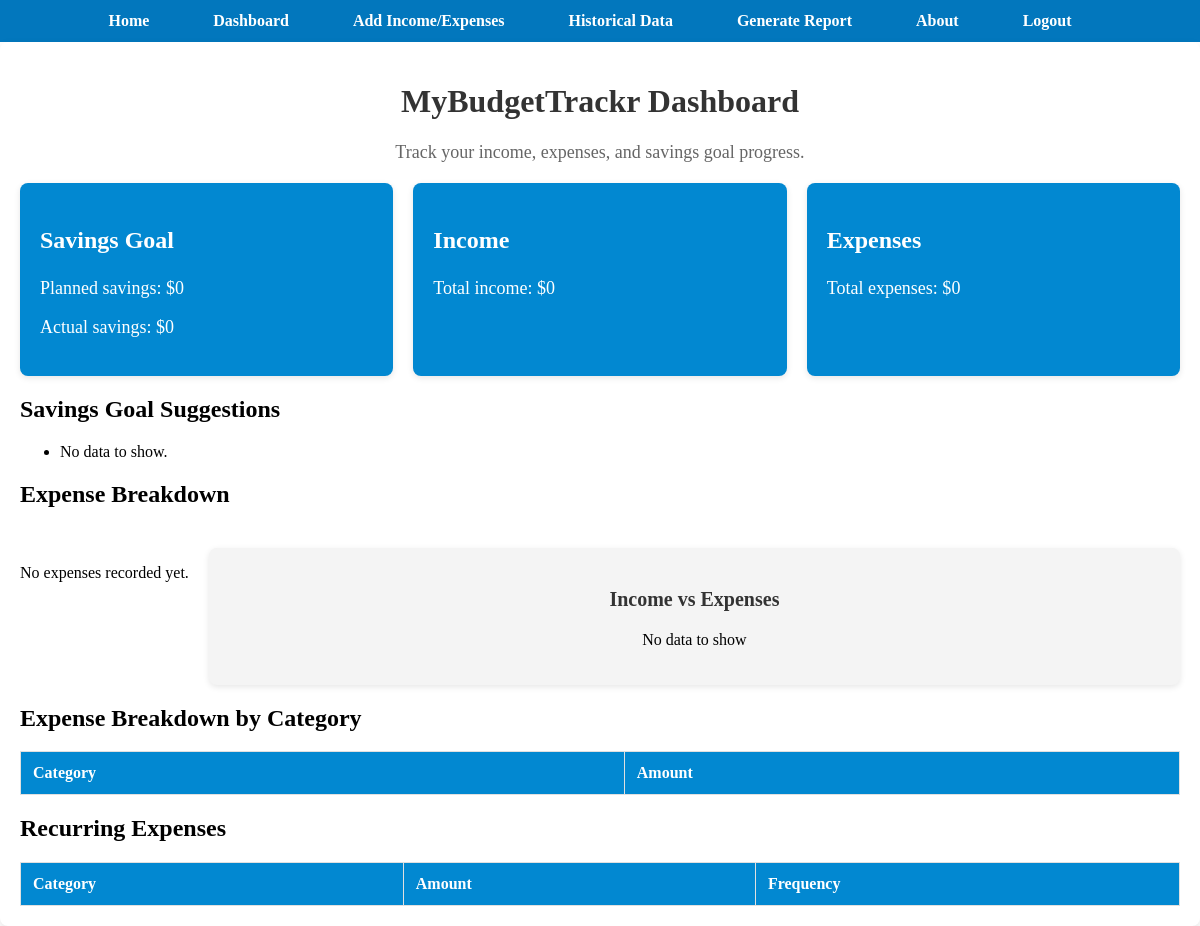
The page /dashboard (signed in) on the database as committed earlier.
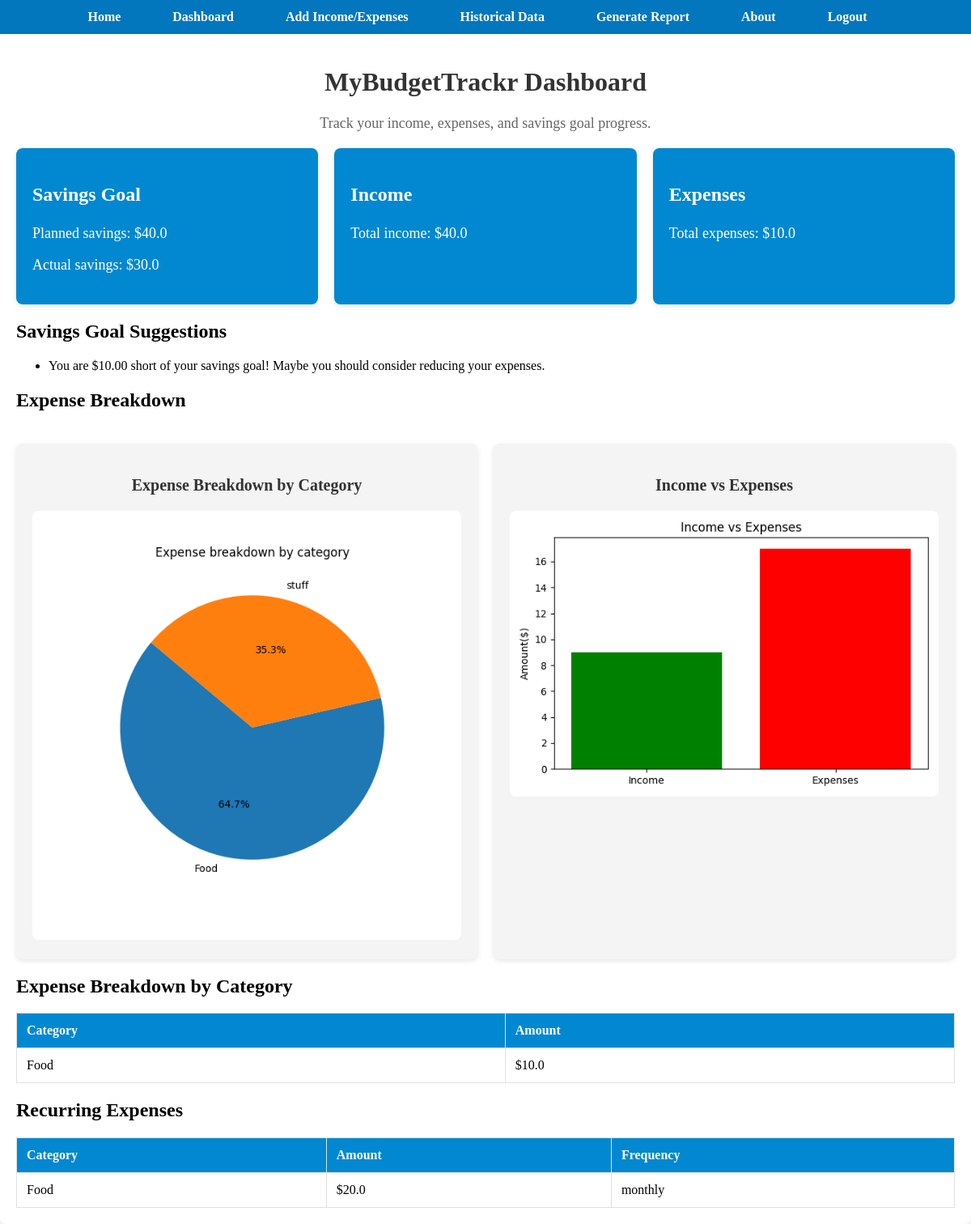
The same page on the database as committed later.
### tables this page shows
CREATE TABLE savings_goal (user_id INTEGER PRIMARY KEY, amount REAL NOT NULL, FOREIGN KEY (user_id) REFERENCES users(user_id));

CREATE TABLE expenses (expense_id INTEGER PRIMARY KEY AUTOINCREMENT, user_id INTEGER, category TEXT NOT NULL, amount REAL NOT NULL, date TEXT NOT NULL, FOREIGN KEY (user_id) REFERENCES users(user_id));

CREATE TABLE recurring_expenses (recurring_expense_id INTEGER PRIMARY KEY AUTOINCREMENT, user_id INTEGER, category TEXT NOT NULL, amount REAL NOT NULL, frequency TEXT NOT NULL, FOREIGN KEY (user_id) REFERENCES users(user_id));

### app.py (the view)
@app.route("/dashboard")
def dashboard():
    if "user_id" not in session:
        return redirect("/login")
    user_id = session["user_id"]
    conn = sqlite3.connect("database.db")
    cursor = conn.cursor()
    cursor.execute("SELECT SUM(amount) FROM income WHERE user_id=?",(user_id,))
    total_income= cursor.fetchone()[0] or 0
    cursor.execute("SELECT SUM(amount) FROM expenses WHERE user_id=?",(user_id,))
    total_expenses = cursor.fetchone()[0] or 0
    cursor.execute("SELECT amount from savings_goal WHERE user_id=?",(user_id,))
    savings_goal = cursor.fetchone()
    savings_goal=savings_goal[0] if savings_goal else 0
    total_savings = total_income - total_expenses
    cursor.execute("SELECT category, SUM(amount) FROM expenses WHERE user_id=? GROUP BY category ",(user_id,))
    expense_summary= {row[0]: row[1] for row in cursor.fetchall()}
    if expense_summary:
        values = list(expense_summary.values())
        labels = list(expense_summary.keys())
        plt.figure(figsize=(6, 6))
        plt.pie(values, labels = labels, autopct="%1.1f%%", startangle = 140)
        plt.title("Expense breakdown by category")
        os.makedirs("static", exist_ok=True)
        chart_path=os.path.join("static", "expense_pie_chart.png")
        if os.path.exists(chart_path):
            os.remove(chart_path)
        plt.savefig(chart_path)
        plt.close()
    else:
        chart_path= None
    if total_income == 0 and total_expenses == 0:
        bar_chart_path = None
    else:
        plt.figure(figsize=(6,4))
        categories = ["Income","Expenses"]
        amounts = [total_income, total_expenses]
        plt.bar(categories, amounts, color=["green","red"])
        plt.title("Income vs Expenses")
        plt.ylabel("Amount($)")
        plt.tight_layout()
        bar_chart_path = os.path.join("static", "income_vs_expenses.png")
        if os.path.exists(bar_chart_path):
            os.remove(bar_chart_path)
        plt.savefig(bar_chart_path)
        plt.close()
    cursor.execute("SELECT category, amount, frequency FROM recurring_expenses  WHERE user_id = ?", (user_id,))
    recurring_expenses = [{"category": row[0], "amount": row[1], "frequency": row[2]} for row in cursor.fetchall()]
    suggestions= []
    if total_income == 0 and total_expenses == 0:
        suggestions.append("No data to show.")
    elif total_savings < savings_goal:
        deficit = savings_goal - total_savings
        suggestions.append(f"You are ${deficit:.2f} short of your savings goal! Maybe you should consider reducing your expenses.")
    else:
        suggestions.append(f"You are doing a great job meeting your savings goal of ${savings_goal}!")
    conn.close()
    return render_template ("dashboard.html", recurring_expenses= recurring_expenses, savings_goal=savings_goal, suggestions = suggestions, total_income=total_income,total_expenses=total_expenses, total_savings=total_savings, expense_summary=expense_summary, chart_path=chart_path, bar_chart_path=bar_chart_path)

### templates/dashboard.html (shortened to what this page needs)
{% extends "base.html" %}
{% block content %}
<div class="dashboard-container">
    <div class="dashboard-header">
        <h1>MyBudgetTrackr Dashboard</h1>
        <p>Track your income, expenses, and savings goal progress.</p>
    </div>
    <div class="stats">
        <div class="stat-card">
            <h3>Savings Goal</h3>
            <p>Planned savings: ${{ savings_goal }}</p>
            <p>Actual savings: ${{ total_savings }}</p>
        </div>
        <div class="stat-card">
            <h3>Income</h3>
            <p>Total income: ${{ total_income }}</p>
        </div>
        <div class="stat-card">
            <h3>Expenses</h3>
            <p>Total expenses: ${{ total_expenses }}</p>
        </div>
    </div>
    <h2>Savings Goal Suggestions</h2>
    <ul>
        {% for suggestion in suggestions %}
        <li>{{ suggestion }}</li>
        {% endfor %}
    </ul>
    <h2>Expense Breakdown</h2>
    <div class="chart-container">
        {% if chart_path %}
        <div class="chart">
            <h3>Expense Breakdown by Category</h3>
            <img src="{{ url_for('static', filename='expense_pie_chart.png') }}" alt="Expense Breakdown">
        </div>
        {% else %}
        <p>No expenses recorded yet.</p>
        {% endif %}
        <div class="chart">
            <h3>Income vs Expenses</h3>
            {% if bar_chart_path %}
            <img src="{{ url_for('static', filename='income_vs_expenses.png') }}" alt="Income vs Expenses">
            {% else %}
            <p>No data to show</p>
            {% endif %}
        </div>
    </div>
    <h2>Expense Breakdown by Category</h2>
    <table border="1">
        <thead>
            <tr>
                <th>Category</th>
                <th>Amount</th>
            </tr>
        </thead>
        <tbody>
            {% for category, amount in expense_summary.items() %}
            <tr>
                <td>{{ category }}</td>
                <td>${{ amount }}</td>
            </tr>
            {% endfor %}
        </tbody>
    </table>
    <h2>Recurring Expenses</h2>
    <table>
        <thead>
            <tr>
                <th>Category</th>
                <th>Amount</th>
                <th>Frequency</th>
            </tr>
        </thead>
        <tbody>
            {% for expense in recurring_expenses %}
            <tr>
                <td>{{ expense['category'] }}</td>
                <td>${{ expense['amount'] }}</td>
                <td>{{ expense['frequency'] }}</td>
            </tr>
            {% endfor %}
        </tbody>
    </table>
</div>
{% endblock %}

### templates/base.html (shortened to what this page needs)
<!DOCTYPE html>
<html lang="en">
<head>
    <link rel="stylesheet" href="{{ url_for('static', filename='styles.css') }}">
</head>
<body>
<header>
    <nav>
    <ul>
    <li><a href="/">Home</a></li>
    <li><a href="/dashboard">Dashboard</a></li>
    <li><a href="/input">Add Income/Expenses</a></li>
    <li><a href="/history">Historical Data</a></li>
    <li><a href="/report">Generate Report</a></li>
    <li><a href="/about">About</a></li>
    <li><a href="/logout">Logout</a></li>
    </ul>
    </nav>
    </header>
<main>
    {% block content %}{% endblock %}
</main>
</body>
</html>

### static/styles.css (style rules this page uses)
nav ul { list-style-type: none; padding: 0; text-align: center; background-color: #0277bd; margin: 0; }
nav ul li { display: inline-block; margin-right: 20px; }
nav ul li a { text-decoration: none; color: #fff; font-weight: bold; font-size: 16px; padding: 12px 20px; display: inline-block; border-radius: 5px; transition: background-color 0.3s ease-in-out; }
.dashboard-container { max-width: 1200px; margin: 0 auto; padding: 20px; background-color: #fff; box-shadow: 0 4px 10px rgba(0, 0, 0, 0.1); border-radius: 8px; }
.dashboard-header { text-align: center; margin-bottom: 20px; }
.dashboard-header h1 { font-size: 32px; font-weight: bold; color: #333; }
.dashboard-header p { font-size: 18px; color: #666; }
.stats { display: flex; justify-content: space-between; gap: 20px; }
.stat-card { flex: 1; background-color: #0288d1; color: #fff; padding: 20px; border-radius: 8px; box-shadow: 0 2px 6px rgba(0, 0, 0, 0.1); }
.stat-card h3 { font-size: 24px; font-weight: bold; }
.stat-card p { font-size: 18px; }
.chart-container { display: flex; justify-content: space-between; gap: 20px; margin-top: 40px; }
.chart { flex: 1; text-align: center; padding: 20px; background-color: #f4f4f4; border-radius: 8px; box-shadow: 0 2px 6px rgba(0, 0, 0, 0.1); }
.chart h3 { font-size: 20px; color: #333; }
.chart img { max-width: 100%; border-radius: 8px; }
table { width: 100%; border-collapse: collapse; }
table, th, td { border: 1px solid #e0e0e0; }
th, td { padding: 12px; text-align: left; font-size: 16px; }
th { background-color: #0288d1; color: #fff; }
html, body { height: 100%; margin: 0; display: flex; flex-direction: column; }

Rows that differ between the two databases and show on the page:
added savings_goal: amount "40.0"
added expenses: category "Food", amount "10.0"
added recurring_expenses: category "Food", amount "20.0", frequency "monthly"
Other text that changed with them:
{{ total_savings }}: "0" → "30.0"
{{ total_income }}: "0" → "40.0"
{{ total_expenses }}: "0" → "10.0"
{{ savings_goal }}: "0" → (not shown)
new list line: "You are $10.00 short of your savings goal! Maybe you should consider reducing your expenses."
text no longer shown: "No expenses recorded yet. No data to show"
text now shown: "Expense Breakdown by Category"
list line gone: "No data to show."
